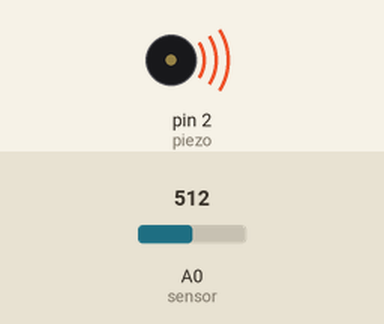
This sketch was run on a simulated Arduino Uno, built with avr-gcc and run on an emulated ATmega328P. On the bench: buzzer (waves = sounding). Inputs (shaded band) come from the test bench; at power-on: A0 (sensor) = 512.

Above: at 0.1 s.
Timing chart, 0 to 1.6 s (numbered marks = the images above):
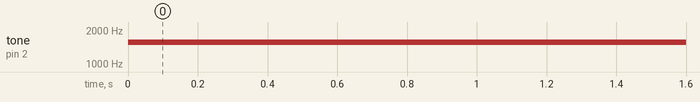

Measured:
- by itself, tone on pin 2 (piezo): silent → 1561 Hz at 0.00 s

The sketch:

Piezo_2.ino
```cpp
/*
  /*
  PIEZO PITCH FOLLOWER

  Example using tone() and anolog input to change pitch.

  Create piezo circuit with one side connected to digital pin 2 and other side connected to ground.
  Create circuit for analog sensor, receiving data from analog pin A0.

  Arguments for tone= pin #, frequency in Hz, and duration of the tone in milliseconds:
  tone (pin, frequency, duration)

  Recommended to use frequencies 30-5,000 Hz.

  Modified from example code in the public domain.
  http://www.arduino.cc/en/Tutorial/Tone2
*/

// Creates global variables
const int piezo = 2; // piezo pin
int sensorReading; //to track sensor input
int pitch;  // to track pitch

void setup() {
  // initialize serial communications (for debugging only):
  //Serial.begin(9600);
}

void loop() {

  sensorReading = analogRead(A0);    // read the sensor:

  //Serial.println(sensorReading);    // print the sensor reading so you know its range

  // use map() of analog input range (0-1023 from the FSR)
  // to the output pitch range (120 - 3000Hz)

  pitch = map(sensorReading, 0, 1023, 120, 3000);

  tone(piezo, pitch, 10);  // plays pitch
  delay(1);        // delay in between reads for stability
}
```
